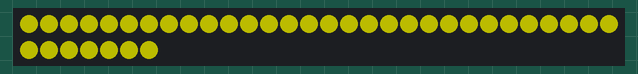
Recording of a sketch running on a simulated Arduino Uno, built with avr-gcc and run on an emulated ATmega328P. Shown: 37 RGB LEDs in strip order, left to right, continuing on the next row. Dim RGB values are drawn brighter than linear.

Above: at 4.0 s.
At 8.9 s:
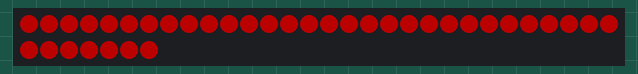
At 13.9 s:
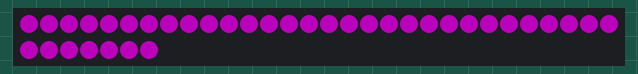
At 18.8 s:
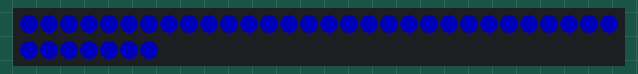
At 23.8 s:
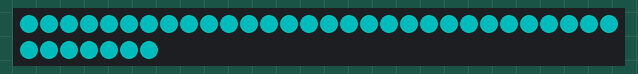
At 28.7 s:
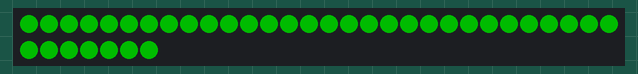

The sketch:

halloweenHat.ino
```cpp
#include <Adafruit_NeoPixel.h>
#ifdef __AVR__
  #include <avr/power.h>
#endif

const int LED_PIN = 3;
const int pixelsPerStrand = 37;
const int hatFrontPixel = 19;
const int onBrightness = 75;
const int delayBetweenFades = 500 / 10;
const int delayForSolidColor = 10000 / 10;
Adafruit_NeoPixel strand;

void setup() {
  strand = Adafruit_NeoPixel(pixelsPerStrand, LED_PIN, NEO_GRB + NEO_KHZ800);
  strand.begin();
}

void loop() {
  rainbow();
  orangeWhiteMarquee();
  orange();
  orangeBlackMarquee();
}

void orangeBlackMarquee() {
  marquee(onBrightness, onBrightness / 3, 0, 0, 0, 0);
}

void orangeWhiteMarquee() {
  marquee(onBrightness, onBrightness / 3, 0, onBrightness, onBrightness, onBrightness);
}

void marquee(int red, int green, int blue, int redOff, int greenOff, int blueOff){
  for (int step = 0; step < pixelsPerStrand * 2; ++step) {
    for (int i = 0; i < pixelsPerStrand; ++i) {
      if((i + step) % 2 == 0) {
        strand.setPixelColor(i, red, green, blue);
      } else {
        strand.setPixelColor(i, redOff, greenOff, blueOff);
      }
    }
    strand.show();
    delay(delayBetweenFades * 3);
  }
  delay(delayForSolidColor / 4);
}

void orange() {
  for(int i = 0; i < 5; ++i) {
   circleColor(onBrightness, onBrightness / 3, 0, onBrightness, onBrightness, onBrightness);
   circleColor(onBrightness, onBrightness, onBrightness, onBrightness, onBrightness / 3, 0);
  }
}

void circleColor(int red, int green, int blue, int redOff, int greenOff, int blueOff){
  for (int step = 0; step < pixelsPerStrand/2; ++step) {
    for (int i = 0; i < pixelsPerStrand; ++i) {
      if(i >= hatFrontPixel - step && i <= hatFrontPixel + step) {
        strand.setPixelColor(i, red, green, blue);
      } else {
        strand.setPixelColor(i, redOff, greenOff, blueOff);
      }
    }
    strand.show();
    delay(delayBetweenFades / 2);
  }
  delay(delayForSolidColor / 4);
}

void rainbow() {
  greenToYellow();
  yellowToRed();
  redToPurple();
  purpleToBlue();
  blueToCyan();
  cyanToGreen();
}

void greenToYellow() {
  fade(0, onBrightness, 0, onBrightness, onBrightness, 0);
}

void yellowToRed() {
  fade(onBrightness, onBrightness, 0, onBrightness, 0, 0);
}

void redToPurple() {
  fade(onBrightness, 0, 0, onBrightness, 0, onBrightness);
}

void purpleToBlue() {
  fade(onBrightness, 0, onBrightness, 0, 0, onBrightness);
}

void blueToCyan() {
  fade(0, 0, onBrightness, 0, onBrightness, onBrightness);
}

void cyanToGreen() {
  fade(0, onBrightness, onBrightness, 0, onBrightness, 0);
}

void redToBlue() {
  fade(onBrightness, 0, 0, 0, 0, onBrightness);
}

void fade(int startRed, int startGreen, int startBlue, int endRed, int endGreen, int endBlue) {
  showColor(startRed, startGreen, startBlue);
  int currentRed = startRed;
  int currentGreen = startGreen;
  int currentBlue = startBlue;
  for(int i = 0; i < onBrightness; ++i) {
    currentRed = fadeSingleColor(currentRed, endRed);
    currentGreen = fadeSingleColor(currentGreen, endGreen);
    currentBlue = fadeSingleColor(currentBlue, endBlue);
    showColor(currentRed, currentGreen, currentBlue);
  }
  delay(delayForSolidColor);
}

int fadeSingleColor(int currentColor, int endColor) {
  if(currentColor < endColor)
    return currentColor + 1;
  if(currentColor > endColor) {
    return currentColor - 1;
  }
  return currentColor;
}

void showColor(int red, int green, int blue){
  for (int i = 0; i < pixelsPerStrand; ++i) {
    strand.setPixelColor(i, red, green, blue);
  }
  strand.show();
  delay(delayBetweenFades);
}
```

Measured:
- what the display in image 5 shows lasts 1.0 s, from 28.7 s to 29.7 s
